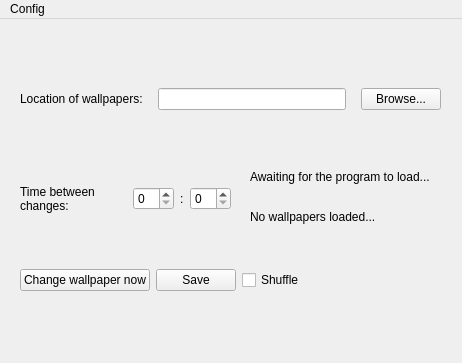
<?xml version="1.0" encoding="UTF-8"?>
<ui version="4.0">
 <class>WallpaperChanger</class>
 <widget class="QMainWindow" name="WallpaperChanger">
  <property name="geometry">
   <rect>
    <x>0</x>
    <y>0</y>
    <width>462</width>
    <height>363</height>
   </rect>
  </property>
  <property name="sizePolicy">
   <sizepolicy hsizetype="Fixed" vsizetype="Fixed">
    <horstretch>0</horstretch>
    <verstretch>0</verstretch>
   </sizepolicy>
  </property>
  <property name="windowTitle">
   <string>WallpaperChanger</string>
  </property>
  <widget class="QWidget" name="centralwidget">
   <widget class="QWidget" name="gridLayoutWidget">
    <property name="geometry">
     <rect>
      <x>20</x>
      <y>40</y>
      <width>421</width>
      <height>81</height>
     </rect>
    </property>
    <layout class="QGridLayout" name="gridLayout">
     <property name="horizontalSpacing">
      <number>15</number>
     </property>
     <item row="0" column="2">
      <widget class="QPushButton" name="browseBtn">
       <property name="sizePolicy">
        <sizepolicy hsizetype="Fixed" vsizetype="Fixed">
         <horstretch>0</horstretch>
         <verstretch>0</verstretch>
        </sizepolicy>
       </property>
       <property name="baseSize">
        <size>
         <width>25</width>
         <height>25</height>
        </size>
       </property>
       <property name="text">
        <string>Browse...</string>
       </property>
       <property name="icon">
        <iconset theme="QIcon::ThemeIcon::FolderOpen"/>
       </property>
      </widget>
     </item>
     <item row="0" column="1">
      <widget class="QLineEdit" name="adressLned"/>
     </item>
     <item row="0" column="0">
      <widget class="QLabel" name="label_3">
       <property name="text">
        <string>Location of wallpapers:</string>
       </property>
      </widget>
     </item>
    </layout>
   </widget>
   <widget class="QWidget" name="gridLayoutWidget_2">
    <property name="geometry">
     <rect>
      <x>20</x>
      <y>250</y>
      <width>421</width>
      <height>51</height>
     </rect>
    </property>
    <layout class="QHBoxLayout" name="horizontalLayout_2">
     <property name="sizeConstraint">
      <enum>QLayout::SizeConstraint::SetFixedSize</enum>
     </property>
     <item>
      <widget class="QPushButton" name="changeBtn">
       <property name="sizePolicy">
        <sizepolicy hsizetype="Fixed" vsizetype="Fixed">
         <horstretch>0</horstretch>
         <verstretch>0</verstretch>
        </sizepolicy>
       </property>
       <property name="text">
        <string>Change wallpaper now</string>
       </property>
       <property name="icon">
        <iconset theme="QIcon::ThemeIcon::ViewRefresh"/>
       </property>
      </widget>
     </item>
     <item>
      <widget class="QPushButton" name="saveBtn">
       <property name="sizePolicy">
        <sizepolicy hsizetype="Fixed" vsizetype="Fixed">
         <horstretch>0</horstretch>
         <verstretch>0</verstretch>
        </sizepolicy>
       </property>
       <property name="minimumSize">
        <size>
         <width>80</width>
         <height>0</height>
        </size>
       </property>
       <property name="baseSize">
        <size>
         <width>500</width>
         <height>0</height>
        </size>
       </property>
       <property name="text">
        <string>Save</string>
       </property>
       <property name="icon">
        <iconset theme="QIcon::ThemeIcon::DocumentSave"/>
       </property>
      </widget>
     </item>
     <item>
      <widget class="QCheckBox" name="shuffleChk">
       <property name="sizePolicy">
        <sizepolicy hsizetype="Fixed" vsizetype="Fixed">
         <horstretch>0</horstretch>
         <verstretch>0</verstretch>
        </sizepolicy>
       </property>
       <property name="minimumSize">
        <size>
         <width>80</width>
         <height>0</height>
        </size>
       </property>
       <property name="baseSize">
        <size>
         <width>500</width>
         <height>0</height>
        </size>
       </property>
       <property name="text">
        <string>Shuffle</string>
       </property>
      </widget>
     </item>
    </layout>
   </widget>
   <widget class="QWidget" name="horizontalLayoutWidget">
    <property name="geometry">
     <rect>
      <x>20</x>
      <y>140</y>
      <width>211</width>
      <height>80</height>
     </rect>
    </property>
    <layout class="QHBoxLayout" name="horizontalLayout">
     <item>
      <widget class="QLabel" name="label">
       <property name="text">
        <string>Time between changes:</string>
       </property>
       <property name="wordWrap">
        <bool>true</bool>
       </property>
      </widget>
     </item>
     <item>
      <widget class="QSpinBox" name="hourSpn">
       <property name="maximum">
        <number>99</number>
       </property>
      </widget>
     </item>
     <item>
      <widget class="QLabel" name="label_2">
       <property name="maximumSize">
        <size>
         <width>5</width>
         <height>16777215</height>
        </size>
       </property>
       <property name="text">
        <string>:</string>
       </property>
      </widget>
     </item>
     <item>
      <widget class="QSpinBox" name="minSpn">
       <property name="maximum">
        <number>66</number>
       </property>
      </widget>
     </item>
    </layout>
   </widget>
   <widget class="QLabel" name="timeLeftLbl">
    <property name="geometry">
     <rect>
      <x>250</x>
      <y>150</y>
      <width>191</width>
      <height>16</height>
     </rect>
    </property>
    <property name="text">
     <string>Awaiting for the program to load...</string>
    </property>
   </widget>
   <widget class="QLabel" name="wallCountLbl">
    <property name="geometry">
     <rect>
      <x>250</x>
      <y>190</y>
      <width>191</width>
      <height>16</height>
     </rect>
    </property>
    <property name="text">
     <string>No wallpapers loaded...</string>
    </property>
   </widget>
  </widget>
  <widget class="QMenuBar" name="menubar">
   <property name="geometry">
    <rect>
     <x>0</x>
     <y>0</y>
     <width>462</width>
     <height>21</height>
    </rect>
   </property>
   <widget class="QMenu" name="menuConfig">
    <property name="title">
     <string>Config</string>
    </property>
    <addaction name="actionExit_to_tray"/>
    <addaction name="acionChange_on_open"/>
    <addaction name="actionChange_on_save"/>
   </widget>
   <addaction name="menuConfig"/>
  </widget>
  <action name="actionExit_to_tray">
   <property name="checkable">
    <bool>true</bool>
   </property>
   <property name="checked">
    <bool>true</bool>
   </property>
   <property name="text">
    <string>Exit to tray</string>
   </property>
  </action>
  <action name="acionChange_on_open">
   <property name="checkable">
    <bool>true</bool>
   </property>
   <property name="text">
    <string>Change on opening</string>
   </property>
  </action>
  <action name="actionChange_on_save">
   <property name="checkable">
    <bool>true</bool>
   </property>
   <property name="text">
    <string>Change on save</string>
   </property>
  </action>
 </widget>
 <resources/>
 <connections/>
</ui>
